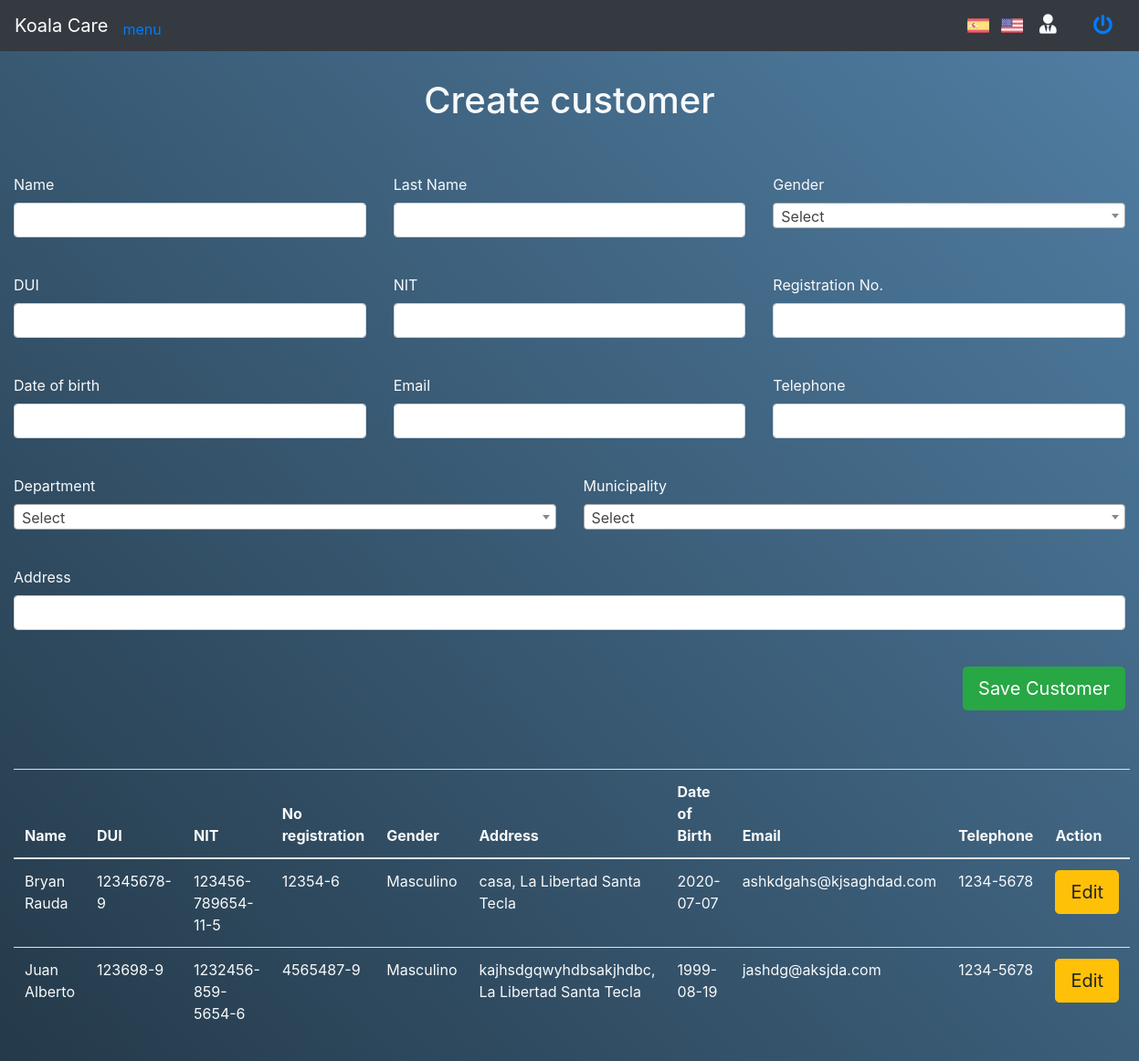
The app's page /Koalas_S/index.php/customer with its own data.
### tables this page shows
CREATE TABLE `tbclientes` (
  `ID_Cliente` int(11) NOT NULL,
  `ID_Municipio` int(11) NOT NULL,
  `ID_Sexo` int(11) NOT NULL,
  `Nombre` varchar(25) NOT NULL,
  `Apellido` varchar(25) NOT NULL,
  `Dui` varchar(15) NOT NULL,
  `Nit` varchar(25) NOT NULL,
  `NoRegistro` varchar(25) NOT NULL,
  `FechaNacimiento` date NOT NULL,
  `Correo` varchar(75) NOT NULL,
  `Telefono` varchar(15) NOT NULL,
  `Direccion` text NOT NULL,
  `FechaIngreso` timestamp NOT NULL DEFAULT current_timestamp()
);

CREATE TABLE `tbsexos` (
  `ID_Sexo` int(11) NOT NULL,
  `Nombre` varchar(50) NOT NULL
);

CREATE TABLE `tbdepartamentos` (
  `ID_Departamento` int(11) NOT NULL,
  `ID_Pais` int(11) NOT NULL,
  `Departamento` varchar(50) NOT NULL
);

CREATE TABLE `tbmunicipios` (
  `ID_Municipio` int(11) NOT NULL,
  `ID_Certificacion` int(11) NOT NULL,
  `ID_Departamento` int(11) NOT NULL,
  `Municipio` varchar(50) NOT NULL
);

### Koalas_S/application/controllers/Customer.php (called while the page is built, shortened)
<?php
class Customer extends CI_Controller {
	public function __construct(){
		$this->load->model("Cliente_model");
		$this->load->model("Sexo_model");
		$this->load->model("Departamento_model");
		$this->load->model("Municipio_model");
	}
	public function index()
	{
		$data["listSexos"] = $this->Sexo_model->select_all();
		$data["listDepartamentos"] = $this->Departamento_model->select_tbdepartamentos_all();
		$data["listMunicipios"] = $this->Municipio_model->select_all();
		$data["listClientes"] = $this->Cliente_model->select_tbclientes_join();
		$this->load->view("Format/header");
		$this->load->view('Customer/customerView', $data);
		$this->load->view("Format/footer");
	}
}

### Koalas_S/index.php (called while the page is built, shortened)
<?php
require_once BASEPATH.'core/CodeIgniter.php';

### Koalas_S/application/models/Cliente_model.php (called while the page is built, shortened)
<?php
	class Cliente_model extends CI_Model {
		public function select_tbclientes_join(){
			$this->db->select('tbclientes.ID_Municipio, tbclientes.ID_Sexo, tbclientes.Nombre, tbclientes.Apellido, tbclientes.Dui, tbclientes.Nit, tbclientes.NoRegistro, tbclientes.FechaNacimiento, tbclientes.Correo, tbclientes.Telefono, tbclientes.Direccion, tbclientes.FechaIngreso, tbmunicipios.Municipio, tbsexos.Nombre AS NombreSexo, tbdepartamentos.Departamento');
			$this->db->from("tbclientes");
			$this->db->join("tbmunicipios", "tbclientes.ID_Municipio = tbmunicipios.ID_Municipio");
			$this->db->join("tbsexos", "tbclientes.ID_Sexo = tbsexos.ID_Sexo");
			$this->db->join("tbdepartamentos", "tbmunicipios.ID_Departamento = tbdepartamentos.ID_Departamento");
			$result = $this->db->get();
		    return $result->result();
		}
	}
?>

### Koalas_S/application/views/Customer/customerView.php (the view, shortened to what this page needs)
<div class="container-fluid text-light">
	<div class="row mb-5 mt-3">
		<div class="col-12 text-center">
			<h1>Create customer</h1>
		</div>
	</div>
	<form action="<?= base_url() ?>index.php/Customer/NewCustomer" method="POST">
		<div class="row mb-4">
			<div class="col-4">
				<div class="form-group">
					<label for="txtNombre">Name</label>
					<input type="text" class="form-control" name="txtNombre" id="txtNombre">
				</div>
			</div>
			<div class="col-4">
				<div class="form-group">
					<label for="txtApellido">Last Name</label>
					<input type="text" class="form-control" name="txtApellido" id="txtApellido">
				</div>
			</div>
			<div class="col-4">
				<div class="form-group">
					<label for="txtSexo">Gender</label>
				</div>
			</div>
		</div>
		<div class="row mb-4">
			<div class="col-4">
				<div class="form-group">
					<label for="txtDui">DUI</label>
					<input type="text" class="form-control" name="txtDui" id="txtDui">
				</div>
			</div>
			<div class="col-4">
				<div class="form-group">
					<label for="txtNit">NIT</label>
					<input type="text" class="form-control" name="txtNit" id="txtNit">
				</div>
			</div>
			<div class="col-4">
				<div class="form-group">
					<label for="txtRegistro">Registration No.</label>
					<input type="text" class="form-control" name="txtRegistro" id="txtRegistro">
				</div>
			</div>
		</div>
		<div class="row mb-4">
			<div class="col-4">
				<div class="form-group">
					<label for="txtFechaNac">Date of birth</label>
					<input type="text" class="form-control" name="txtFechaNac" id="txtFechaNac">
				</div>
			</div>
			<div class="col-4">
				<div class="form-group">
					<label for="txtCorreo">Email</label>
					<input type="email" class="form-control" name="txtCorreo" id="txtCorreo">
				</div>
			</div>
			<div class="col-4">
				<div class="form-group">
					<label for="txtTelefono">Telephone</label>
					<input type="text" class="form-control" name="txtTelefono" id="txtTelefono">
				</div>
			</div>
		</div>
		<div class="row mb-4">
			<div class="col-6">
				<div class="form-group">
					<label for="txtDepartamento">Department</label>
				</div>
			</div>
			<div class="col-6">
				<div class="form-group">
					<label for="txtMunicipio">Municipality</label>
				</div>
			</div>
		</div>
		<div class="row mb-4">
			<div class="col-12">
				<div class="form-group">
					<label for="txtDireccion">Address</label>
					<input type="text" class="form-control" name="txtDireccion" id="txtDireccion">
				</div>
			</div>
		</div>
		<div class="row mb-5">
			<div class="col-12">
				<div class="form-group text-right">
					<button class="btn btn-success btn-lg" type="submit">Save Customer</button>
				</div>
			</div>
		</div>
	</form>
	<div class="row">
		<div class="col-md-12">
			<table class="table nowrap display">
				<thead>
					<tr>
						<th>Name</th>
						<th>DUI</th>
						<th>NIT</th>
						<th>No registration</th>
						<th>Gender</th>
						<th>Address</th>
						<th>Date of Birth</th>
						<th>Email</th>
						<th>Telephone</th>
						<th>Action</th>
					</tr>
				</thead>
				<tbody>
					<?php foreach ($listClientes as $key_cliente => $cliente): ?>
						<tr>
							<td><?= $cliente->Nombre." ".$cliente->Apellido ?></td>
							<td><?= $cliente->Dui ?></td>
							<td><?= $cliente->Nit ?></td>
							<td><?= $cliente->NoRegistro ?></td>
							<td><?= $cliente->NombreSexo ?></td>
							<td><?= $cliente->Direccion.", ".$cliente->Departamento." ".$cliente->Municipio ?></td>
							<td><?= $cliente->FechaNacimiento ?></td>
							<td><?= $cliente->Correo ?></td>
							<td><?= $cliente->Telefono ?></td>
							<td>
								<button class="btn btn-warning btn-lg" type="button">Edit</button>
							</td>
						</tr>
					<?php endforeach ?>
				</tbody>
			</table>
		</div>
	</div>
</div>

### Koalas_S/assets/template/demo.css (style rules this page uses)
html,body,div,span,header,ul,li,a { margin:0;padding:0;border:0;font-size:100%;font:inherit;vertical-align:baseline }
html { height:100% }
body { font-family:'Raleway', sans-serif;text-align:center;color:#fffce1 }
h1,h2,h3,h4,h5,h6 { margin:0 }

### records on screen
tbclientes: Nombre "Bryan", Apellido "Rauda", Dui "12345678-9", Nit "123456-789654-11-5", NoRegistro "12354-6", ID_Sexo.Nombre "Masculino", Direccion "casa", tbdepartamentos.Departamento "La Libertad", ID_Municipio.Municipio "Santa Tecla", FechaNacimiento "2020-07-07", Correo "ashkdgahs@kjsaghdad.com", Telefono "1234-5678"
tbclientes: Nombre "Juan", Apellido "Alberto", Dui "123698-9", Nit "1232456-859-5654-6", NoRegistro "4565487-9", ID_Sexo.Nombre "Masculino", Direccion "kajhsdgqwyhdbsakjhdbc", tbdepartamentos.Departamento "La Libertad", ID_Municipio.Municipio "Santa Tecla", FechaNacimiento "1999-08-19", Correo "jashdg@aksjda.com", Telefono "1234-5678"
